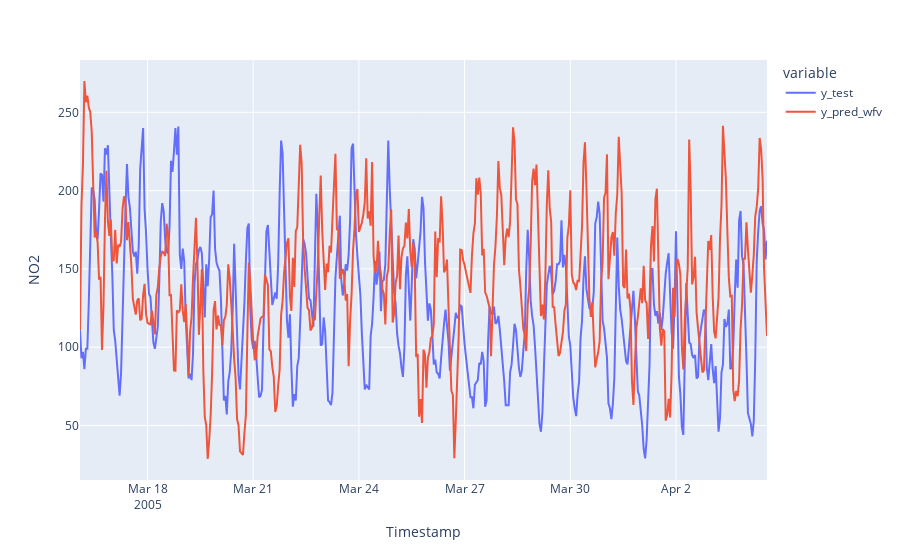

Notebook source saved alongside this figure:
### Markdown cell above
**PLOT WFV PREDICTIONS**

### Code cell
df_pred_test= pd.DataFrame(
    {"y_test":y_test ,"y_pred_wfv":y_pred_wfv}
    
)
fig = px.line(df_pred_test, labels={"value":"NO2"})
fig.show()

### Figure 1 — Plotly figure (JSON) as saved in the notebook; plotly's stock layout.template omitted (floating-point values rounded to 4 significant figures; data arrays with more than 128 entries replaced by an {"elided": "..."} marker saying what was removed)
{"data": [{"hovertemplate": "variable=y_test<br>Timestamp=%{x}<br>NO2=%{y}<extra></extra>", "legendgroup": "y_test", "line": {"color": "#636efa", "dash": "solid"}, "marker": {"symbol": "circle"}, "mode": "lines", "name": "y_test", "orientation": "v", "showlegend": true, "type": "scatter", "x": {"elided": "468 str values"}, "xaxis": "x", "y": {"elided": "468 int values"}, "yaxis": "y"}, {"hovertemplate": "variable=y_pred_wfv<br>Timestamp=%{x}<br>NO2=%{y}<extra></extra>", "legendgroup": "y_pred_wfv", "line": {"color": "#EF553B", "dash": "solid"}, "marker": {"symbol": "circle"}, "mode": "lines", "name": "y_pred_wfv", "orientation": "v", "showlegend": true, "type": "scatter", "x": {"elided": "468 str values"}, "xaxis": "x", "y": {"elided": "468 float values"}, "yaxis": "y"}], "layout": {"legend": {"title": {"text": "variable"}, "tracegroupgap": 0}, "margin": {"t": 60}, "xaxis": {"anchor": "y", "domain": [0, 1], "title": {"text": "Timestamp"}}, "yaxis": {"anchor": "x", "domain": [0, 1], "title": {"text": "NO2"}}}}
